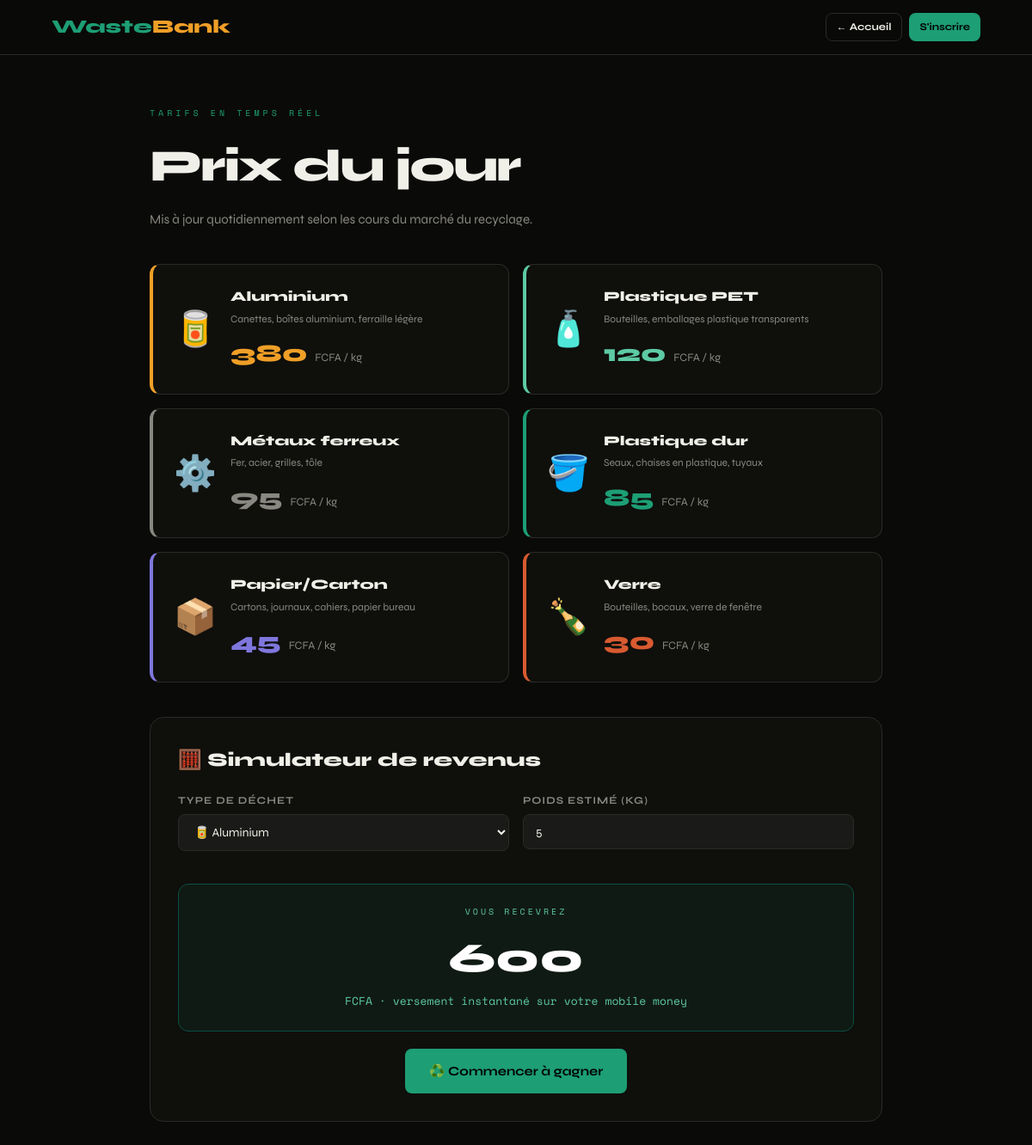
Screenshot of /prices with the database file from the repository.
### tables this page shows
CREATE TABLE waste_types (
            id          INTEGER PRIMARY KEY AUTOINCREMENT,
            name        TEXT NOT NULL,
            unit        TEXT DEFAULT 'kg',
            price_fcfa  REAL NOT NULL,
            color_hex   TEXT DEFAULT '1D9E75',
            icon        TEXT DEFAULT '♻️',
            description TEXT,
            active      INTEGER DEFAULT 1
        );

### routes/public.py (the view)
@public_bp.route("/prices")
def prices():
    db = get_db()
    waste_types = db.execute("SELECT * FROM waste_types WHERE active=1 ORDER BY price_fcfa DESC").fetchall()
    return render_template("public/prices.html", waste_types=waste_types)

### models/db.py (called while the page is built)
def get_db():
    if "db" not in g:
        g.db = sqlite3.connect(
            current_app.config["DATABASE"],
            detect_types=sqlite3.PARSE_DECLTYPES,
        )
        g.db.row_factory = sqlite3.Row
        g.db.execute("PRAGMA foreign_keys = ON")
    return g.db

### templates/public/prices.html (shortened to what this page needs)
{% extends "base.html" %}
{% block body %}
<nav class="public-nav">
  <a href="{{ url_for('public.index') }}" style="font-size:22px;font-weight:800;">
    <span style="color:var(--green);">Waste</span><span style="color:var(--amber);">Bank</span>
  </a>
  <div style="display:flex;gap:8px;">
    <a href="{{ url_for('public.index') }}" class="btn btn-outline btn-sm">← Accueil</a>
    {% if current_user %}
      <a href="{{ url_for('dash.home') }}" class="btn btn-primary btn-sm">Mon compte →</a>
    {% else %}
      <a href="{{ url_for('auth.register') }}" class="btn btn-primary btn-sm">S'inscrire</a>
    {% endif %}
  </div>
</nav>
<div style="max-width:900px;margin:60px auto;padding:0 24px;">
  <div class="section-label">TARIFS EN TEMPS RÉEL</div>
  <h1 style="font-size:clamp(32px,5vw,52px);font-weight:800;letter-spacing:-2px;margin-bottom:8px;">Prix du jour</h1>
  <p style="color:var(--muted);margin-bottom:40px;">Mis à jour quotidiennement selon les cours du marché du recyclage.</p>
  <div class="grid-2" style="gap:16px;margin-bottom:40px;">
    {% for wt in waste_types %}
    <div style="background:var(--bg2);border:1px solid var(--border);border-radius:12px;padding:24px;display:flex;gap:16px;align-items:center;border-left:4px solid #{{ wt['color_hex'] }};">
      <div style="font-size:40px;">{{ wt['icon'] }}</div>
      <div style="flex:1;">
        <div style="font-size:16px;font-weight:800;margin-bottom:4px;">{{ wt['name'] }}</div>
        <div style="font-size:12px;color:var(--muted);margin-bottom:8px;">{{ wt['description'] or '' }}</div>
        <div style="font-size:28px;font-weight:800;color:#{{ wt['color_hex'] }};">
          {{ "%.0f"|format(wt['price_fcfa']) }} <span style="font-size:13px;font-weight:400;color:var(--muted);">FCFA / {{ wt['unit'] }}</span>
        </div>
      </div>
    </div>
    {% endfor %}
  </div>
  <div style="background:var(--bg2);border:1px solid var(--border);border-radius:16px;padding:32px;">
    <h2 style="font-size:22px;font-weight:800;margin-bottom:20px;">🧮 Simulateur de revenus</h2>
    <div class="grid-2" style="gap:16px;margin-bottom:20px;">
      <div class="form-group">
        <label>Type de déchet</label>
        <select id="calcType" onchange="calculate()">
          {% for wt in waste_types %}
          <option value="{{ wt['price_fcfa'] }}">{{ wt['icon'] }} {{ wt['name'] }}</option>
          {% endfor %}
        </select>
      </div>
      <div class="form-group">
        <label>Poids estimé (kg)</label>
        <input type="number" id="calcWeight" value="5" step="0.5" min="0.5" oninput="calculate()">
      </div>
    </div>
    <div style="background:rgba(29,158,117,.08);border:1px solid var(--green-dark);border-radius:12px;padding:24px;text-align:center;">
      <div style="font-family:'Space Mono',monospace;font-size:10px;color:var(--green-light);letter-spacing:3px;margin-bottom:8px;">VOUS RECEVREZ</div>
      <div id="calcResult" style="font-size:48px;font-weight:800;color:var(--white);">600</div>
      <div style="font-family:'Space Mono',monospace;font-size:13px;color:var(--green-light);">FCFA · versement instantané sur votre mobile money</div>
    </div>
    <div style="text-align:center;margin-top:20px;">
      <a href="{{ url_for('auth.register') }}" class="btn btn-primary btn-lg">♻️ Commencer à gagner</a>
    </div>
  </div>
</div>
{% endblock %}

### static/css/main.css (style rules this page uses)
:root { --green: #1D9E75; --green-dark: #085041; --green-light: #5DCAA5; --amber: #EF9F27; --coral: #D85A30; --purple: #7F77DD; --bg: #0A0A08; --bg2: #0F0F0C; --surface: #1A1A18; --surface2: #2C2C2A; --border: #2A2A28; --muted: #888780; --text: #F0EFE8; --white: #FFFFFF; --sidebar-w: 240px; --radius: 10px; --shadow: 0 4px 24px rgba(0,0,0,.45); }
*, *::before, *::after { box-sizing: border-box; margin: 0; padding: 0; }
body { font-family: 'Syne', sans-serif; background: var(--bg); color: var(--text); line-height: 1.6; font-size: 15px; }
a { color: var(--green-light); text-decoration: none; }
.btn { display: inline-flex; align-items: center; gap: 7px; padding: 9px 18px; border-radius: 8px; font-family: 'Syne', sans-serif; font-size: 13px; font-weight: 700; cursor: pointer; border: none; transition: all .2s; text-decoration: none; }
.btn-primary { background: var(--green); color: #000; }
.btn-outline { background: transparent; color: var(--text); border: 1px solid var(--border); }
.btn-sm { padding: 6px 12px; font-size: 12px; }
.btn-lg { padding: 14px 28px; font-size: 15px; }
.form-group { margin-bottom: 18px; }
label { display: block; font-size: 12px; font-weight: 700; color: var(--muted); margin-bottom: 6px; text-transform: uppercase; letter-spacing: 1px; }
input[type=text], input[type=email], input[type=password], input[type=number], input[type=tel], select, textarea { width: 100%; background: var(--surface); border: 1px solid var(--border); border-radius: 8px; padding: 11px 14px; color: var(--text); font-family: 'Syne', sans-serif; font-size: 14px; outline: none; transition: border-color .2s; }
select option { background: var(--surface); }
.public-nav { height: 64px; background: rgba(10,10,8,.95); border-bottom: 1px solid var(--border); display: flex; align-items: center; justify-content: space-between; padding: 0 60px; position: sticky; top: 0; z-index: 100; backdrop-filter: blur(12px); }
.section-label { font-family:'Space Mono',monospace; font-size:10px; color:var(--green); letter-spacing:4px; text-transform:uppercase; margin-bottom:12px; }
.grid-2 { display:grid; grid-template-columns:1fr 1fr; gap:24px; }

### rows the page displays
waste_types: icon "🥫", name "Aluminium", description "Canettes, boîtes aluminium, ferraille légère", price_fcfa "380", unit "kg"
waste_types: icon "🧴", name "Plastique PET", description "Bouteilles, emballages plastique transparents", price_fcfa "120", unit "kg"
waste_types: icon "⚙️", name "Métaux ferreux", description "Fer, acier, grilles, tôle", price_fcfa "95", unit "kg"
waste_types: icon "🪣", name "Plastique dur", description "Seaux, chaises en plastique, tuyaux", price_fcfa "85", unit "kg"
waste_types: icon "📦", name "Papier/Carton", description "Cartons, journaux, cahiers, papier bureau", price_fcfa "45", unit "kg"
waste_types: icon "🍾", name "Verre", description "Bouteilles, bocaux, verre de fenêtre", price_fcfa "30", unit "kg"

### other values shown
form field value "🥫 Aluminium"
